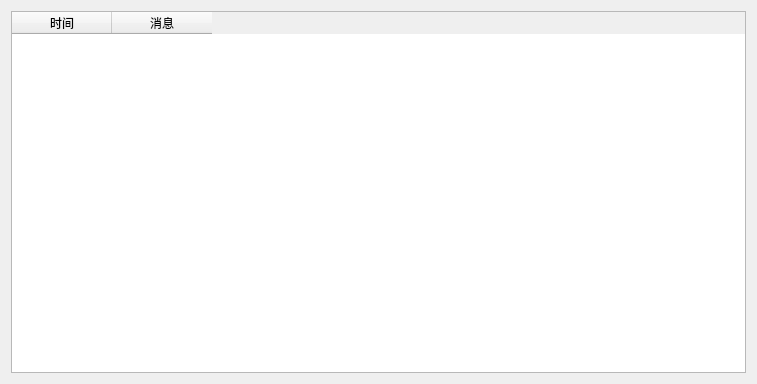
<?xml version="1.0" encoding="UTF-8"?>
<ui version="4.0">
 <class>messageArea</class>
 <widget class="QWidget" name="messageArea">
  <property name="geometry">
   <rect>
    <x>0</x>
    <y>0</y>
    <width>757</width>
    <height>384</height>
   </rect>
  </property>
  <property name="windowTitle">
   <string>Form</string>
  </property>
  <layout class="QHBoxLayout" name="horizontalLayout">
   <item>
    <widget class="QTableWidget" name="tableWidget">
     <column>
      <property name="text">
       <string>时间</string>
      </property>
     </column>
     <column>
      <property name="text">
       <string>消息</string>
      </property>
     </column>
    </widget>
   </item>
  </layout>
 </widget>
 <resources/>
 <connections/>
</ui>
